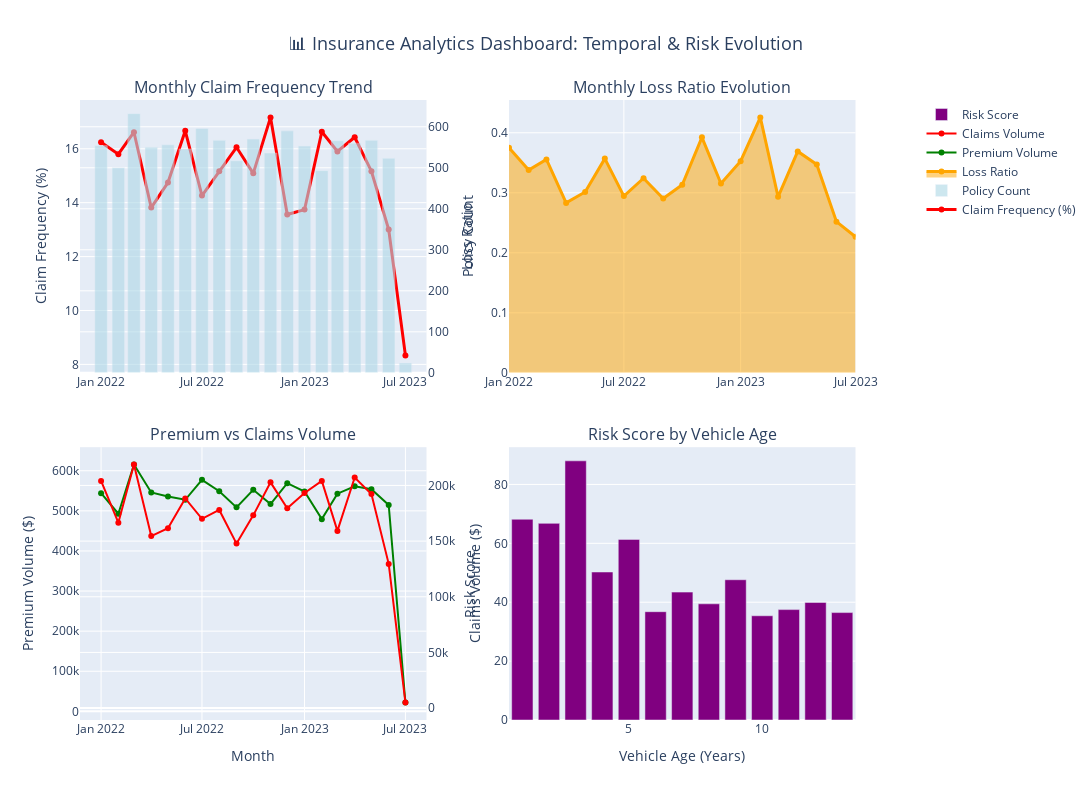

The notebook cell this image was saved under:
### Code cell
# VISUALIZATION 3: Temporal Evolution Dashboard with Multiple Metrics
print("🎨 Creating Visualization 3: Temporal Evolution Dashboard")

# Create subplots
fig3 = make_subplots(
    rows=2, cols=2,
    subplot_titles=('Monthly Claim Frequency Trend', 'Monthly Loss Ratio Evolution',
                   'Premium vs Claims Volume', 'Risk Score by Vehicle Age'),
    specs=[[{"secondary_y": True}, {"secondary_y": False}],
           [{"secondary_y": True}, {"secondary_y": False}]],
    vertical_spacing=0.12,
    horizontal_spacing=0.1
)

# Convert Year_Month to string for plotting
monthly_stats['Month_Str'] = monthly_stats['Year_Month'].astype(str)

# Plot 1: Claim Frequency Trend with Volume
fig3.add_trace(
    go.Scatter(x=monthly_stats['Month_Str'], y=monthly_stats['Claim_Frequency'],
               mode='lines+markers', name='Claim Frequency (%)',
               line=dict(color='red', width=3)),
    row=1, col=1
)
fig3.add_trace(
    go.Bar(x=monthly_stats['Month_Str'], y=monthly_stats['TotalPremium_count'],
           name='Policy Count', opacity=0.6, marker_color='lightblue'),
    row=1, col=1, secondary_y=True
)

# Plot 2: Loss Ratio Evolution
fig3.add_trace(
    go.Scatter(x=monthly_stats['Month_Str'], y=monthly_stats['Loss_Ratio'],
               mode='lines+markers', name='Loss Ratio',
               line=dict(color='orange', width=3), fill='tonexty'),
    row=1, col=2
)

# Plot 3: Premium vs Claims Volume
fig3.add_trace(
    go.Scatter(x=monthly_stats['Month_Str'], y=monthly_stats['TotalPremium_sum'],
               mode='lines+markers', name='Premium Volume',
               line=dict(color='green', width=2)),
    row=2, col=1
)
fig3.add_trace(
    go.Scatter(x=monthly_stats['Month_Str'], y=monthly_stats['TotalClaims_sum'],
               mode='lines+markers', name='Claims Volume',
               line=dict(color='red', width=2)),
    row=2, col=1, secondary_y=True
)

# Plot 4: Risk Score by Vehicle Age
age_risk = df.groupby('VehicleAge').agg({
    'HasClaim': 'mean',
    'TotalClaims': 'mean'
}).reset_index()
age_risk['Risk_Score'] = age_risk['HasClaim'] * age_risk['TotalClaims']

fig3.add_trace(
    go.Bar(x=age_risk['VehicleAge'], y=age_risk['Risk_Score'],
           name='Risk Score', marker_color='purple'),
    row=2, col=2
)

# Update layout
fig3.update_layout(
    title_text="Insurance Analytics Dashboard: Temporal & Risk Evolution",
    title_x=0.5,
    title_font_size=18,
    height=800,
    width=1200,
    showlegend=True
)

# Update y-axis labels
fig3.update_yaxes(title_text="Claim Frequency (%)", row=1, col=1)
fig3.update_yaxes(title_text="Policy Count", row=1, col=1, secondary_y=True)
fig3.update_yaxes(title_text="Loss Ratio", row=1, col=2)
fig3.update_yaxes(title_text="Premium Volume ($)", row=2, col=1)
fig3.update_yaxes(title_text="Claims Volume ($)", row=2, col=1, secondary_y=True)
fig3.update_yaxes(title_text="Risk Score", row=2, col=2)

# Update x-axis labels
fig3.update_xaxes(title_text="Month", row=2, col=1)
fig3.update_xaxes(title_text="Month", row=2, col=2)
fig3.update_xaxes(title_text="Vehicle Age (Years)", row=2, col=2)

fig3.show()
print("Dashboard created - Comprehensive view of temporal trends and risk factors")

### Figure 1 — Plotly figure (JSON) as saved in the notebook; plotly's stock layout.template omitted (floating-point values rounded to 4 significant figures)
{"data": [{"line": {"color": "red", "width": 3}, "mode": "lines+markers", "name": "Claim Frequency (%)", "type": "scatter", "x": ["2022-01", "2022-02", "2022-03", "2022-04", "2022-05", "2022-06", "2022-07", "2022-08", "2022-09", "2022-10", "2022-11", "2022-12", "2023-01", "2023-02", "2023-03", "2023-04", "2023-05", "2023-06", "2023-07"], "xaxis": "x", "y": [16.25, 15.8, 16.61, 13.82, 14.75, 16.67, 14.26, 15.17, 16.05, 15.09, 17.16, 13.56, 13.74, 16.63, 15.9, 16.43, 15.17, 13.0, 8.333], "yaxis": "y"}, {"marker": {"color": "lightblue"}, "name": "Policy Count", "opacity": 0.6, "type": "bar", "x": ["2022-01", "2022-02", "2022-03", "2022-04", "2022-05", "2022-06", "2022-07", "2022-08", "2022-09", "2022-10", "2022-11", "2022-12", "2023-01", "2023-02", "2023-03", "2023-04", "2023-05", "2023-06", "2023-07"], "xaxis": "x", "y": [554, 500, 632, 550, 556, 546, 596, 567, 517, 570, 536, 590, 553, 493, 566, 560, 567, 523, 24], "yaxis": "y2"}, {"fill": "tonexty", "line": {"color": "orange", "width": 3}, "mode": "lines+markers", "name": "Loss Ratio", "type": "scatter", "x": ["2022-01", "2022-02", "2022-03", "2022-04", "2022-05", "2022-06", "2022-07", "2022-08", "2022-09", "2022-10", "2022-11", "2022-12", "2023-01", "2023-02", "2023-03", "2023-04", "2023-05", "2023-06", "2023-07"], "xaxis": "x2", "y": [0.375, 0.3379, 0.3555, 0.2831, 0.3014, 0.3569, 0.2945, 0.3243, 0.2905, 0.3133, 0.3924, 0.3155, 0.3526, 0.4256, 0.2932, 0.369, 0.3472, 0.2518, 0.2266], "yaxis": "y3"}, {"line": {"color": "green", "width": 2}, "mode": "lines+markers", "name": "Premium Volume", "type": "scatter", "x": ["2022-01", "2022-02", "2022-03", "2022-04", "2022-05", "2022-06", "2022-07", "2022-08", "2022-09", "2022-10", "2022-11", "2022-12", "2023-01", "2023-02", "2023-03", "2023-04", "2023-05", "2023-06", "2023-07"], "xaxis": "x3", "y": [544000.0, 492800.0, 615300.0, 545900.0, 536000.0, 527600.0, 577300.0, 549000.0, 508700.0, 552500.0, 516800.0, 568900.0, 548100.0, 479300.0, 542800.0, 561200.0, 554100.0, 514500.0, 21850.0], "yaxis": "y4"}, {"line": {"color": "red", "width": 2}, "mode": "lines+markers", "name": "Claims Volume", "type": "scatter", "x": ["2022-01", "2022-02", "2022-03", "2022-04", "2022-05", "2022-06", "2022-07", "2022-08", "2022-09", "2022-10", "2022-11", "2022-12", "2023-01", "2023-02", "2023-03", "2023-04", "2023-05", "2023-06", "2023-07"], "xaxis": "x3", "y": [204000.0, 166500.0, 218700.0, 154600.0, 161600.0, 188300.0, 170000.0, 178000.0, 147800.0, 173100.0, 202800.0, 179500.0, 193300.0, 204000.0, 159200.0, 207100.0, 192400.0, 129600.0, 4952.0], "yaxis": "y5"}, {"marker": {"color": "purple"}, "name": "Risk Score", "type": "bar", "x": [1, 2, 3, 4, 5, 6, 7, 8, 9, 10, 11, 12, 13], "xaxis": "x4", "y": [68.17, 66.78, 88.02, 50.26, 61.34, 36.79, 43.43, 39.46, 47.64, 35.4, 37.49, 39.92, 36.48], "yaxis": "y6"}], "layout": {"annotations": [{"font": {"size": 16}, "showarrow": false, "text": "Monthly Claim Frequency Trend", "x": 0.21, "xanchor": "center", "xref": "paper", "y": 1, "yanchor": "bottom", "yref": "paper"}, {"font": {"size": 16}, "showarrow": false, "text": "Monthly Loss Ratio Evolution", "x": 0.73, "xanchor": "center", "xref": "paper", "y": 1, "yanchor": "bottom", "yref": "paper"}, {"font": {"size": 16}, "showarrow": false, "text": "Premium vs Claims Volume", "x": 0.21, "xanchor": "center", "xref": "paper", "y": 0.44, "yanchor": "bottom", "yref": "paper"}, {"font": {"size": 16}, "showarrow": false, "text": "Risk Score by Vehicle Age", "x": 0.73, "xanchor": "center", "xref": "paper", "y": 0.44, "yanchor": "bottom", "yref": "paper"}], "height": 800, "showlegend": true, "title": {"font": {"size": 18}, "text": "📊 Insurance Analytics Dashboard: Temporal & Risk Evolution", "x": 0.5}, "width": 1200, "xaxis": {"anchor": "y", "domain": [0, 0.42]}, "xaxis2": {"anchor": "y3", "domain": [0.52, 0.94]}, "xaxis3": {"anchor": "y4", "domain": [0, 0.42], "title": {"text": "Month"}}, "xaxis4": {"anchor": "y6", "domain": [0.52, 0.94], "title": {"text": "Vehicle Age (Years)"}}, "yaxis": {"anchor": "x", "domain": [0.56, 1], "title": {"text": "Claim Frequency (%)"}}, "yaxis2": {"anchor": "x", "overlaying": "y", "side": "right", "title": {"text": "Policy Count"}}, "yaxis3": {"anchor": "x2", "domain": [0.56, 1], "title": {"text": "Loss Ratio"}}, "yaxis4": {"anchor": "x3", "domain": [0, 0.44], "title": {"text": "Premium Volume ($)"}}, "yaxis5": {"anchor": "x3", "overlaying": "y4", "side": "right", "title": {"text": "Claims Volume ($)"}}, "yaxis6": {"anchor": "x4", "domain": [0, 0.44], "title": {"text": "Risk Score"}}}}
